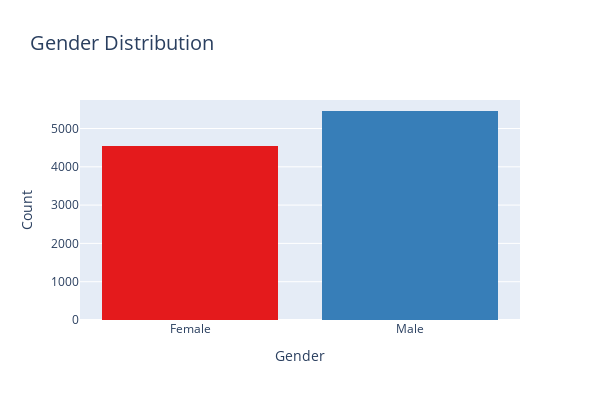
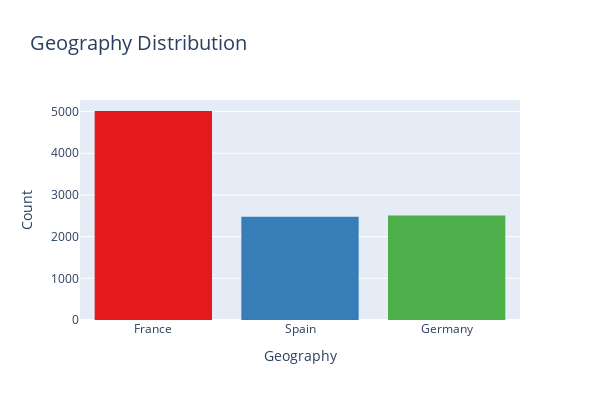
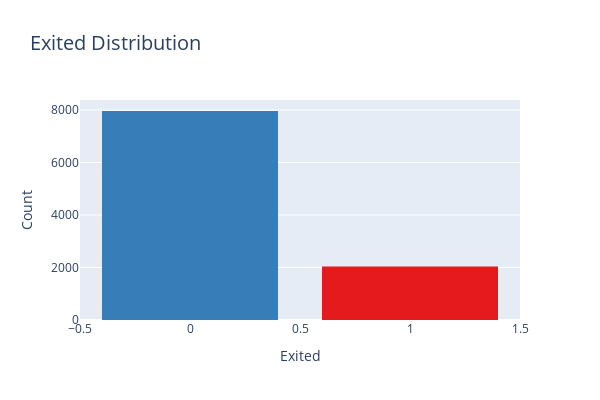
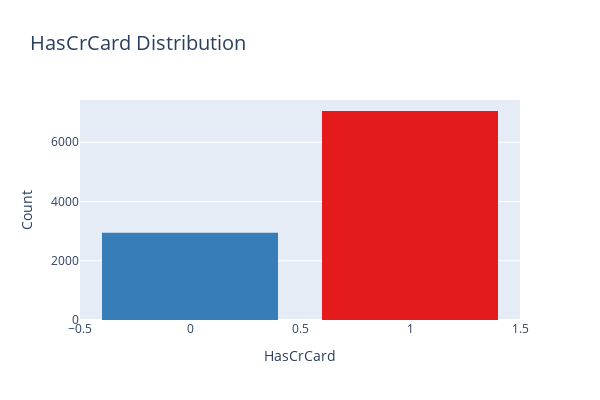

Write notebook code for charts like these, in order.
### Markdown cell above
### 🎯 Univariate Analysis

### Code cell
categorical_cols = ['Gender', 'Geography', 'Exited', 'HasCrCard', 'IsActiveMember', 'NumOfProducts', 'Tenure']

# Generate plots
for col in categorical_cols:
    fig = px.histogram(df, x=col, color=col,
                       title=f"{col} Distribution",
                       color_discrete_sequence=px.colors.qualitative.Set1,
                       width=600, height=400 )
    fig.update_layout(
        xaxis_title=col,
        yaxis_title="Count",
        title_font=dict(size=20),
        bargap=0.2,
        showlegend=False
    )
    fig.show()

### Figure 1 — Plotly figure (JSON) as saved in the notebook; plotly's stock layout.template omitted (floating-point values rounded to 4 significant figures; data arrays with more than 128 entries replaced by an {"elided": "..."} marker saying what was removed)
{"data": [{"bingroup": "x", "hovertemplate": "Gender=%{x}<br>count=%{y}<extra></extra>", "legendgroup": "Female", "marker": {"color": "rgb(228,26,28)", "pattern": {"shape": ""}}, "name": "Female", "orientation": "v", "showlegend": true, "type": "histogram", "x": {"elided": "4543 str values"}, "xaxis": "x", "yaxis": "y"}, {"bingroup": "x", "hovertemplate": "Gender=%{x}<br>count=%{y}<extra></extra>", "legendgroup": "Male", "marker": {"color": "rgb(55,126,184)", "pattern": {"shape": ""}}, "name": "Male", "orientation": "v", "showlegend": true, "type": "histogram", "x": {"elided": "5457 str values"}, "xaxis": "x", "yaxis": "y"}], "layout": {"bargap": 0.2, "barmode": "relative", "height": 400, "legend": {"title": {"text": "Gender"}, "tracegroupgap": 0}, "showlegend": false, "title": {"font": {"size": 20}, "text": "Gender Distribution"}, "width": 600, "xaxis": {"anchor": "y", "categoryarray": ["Female", "Male"], "categoryorder": "array", "domain": [0, 1], "title": {"text": "Gender"}}, "yaxis": {"anchor": "x", "domain": [0, 1], "title": {"text": "Count"}}}}

### Figure 2 — Plotly figure (JSON) as saved in the notebook; plotly's stock layout.template omitted (floating-point values rounded to 4 significant figures; data arrays with more than 128 entries replaced by an {"elided": "..."} marker saying what was removed)
{"data": [{"bingroup": "x", "hovertemplate": "Geography=%{x}<br>count=%{y}<extra></extra>", "legendgroup": "France", "marker": {"color": "rgb(228,26,28)", "pattern": {"shape": ""}}, "name": "France", "orientation": "v", "showlegend": true, "type": "histogram", "x": {"elided": "5014 str values"}, "xaxis": "x", "yaxis": "y"}, {"bingroup": "x", "hovertemplate": "Geography=%{x}<br>count=%{y}<extra></extra>", "legendgroup": "Spain", "marker": {"color": "rgb(55,126,184)", "pattern": {"shape": ""}}, "name": "Spain", "orientation": "v", "showlegend": true, "type": "histogram", "x": {"elided": "2477 str values"}, "xaxis": "x", "yaxis": "y"}, {"bingroup": "x", "hovertemplate": "Geography=%{x}<br>count=%{y}<extra></extra>", "legendgroup": "Germany", "marker": {"color": "rgb(77,175,74)", "pattern": {"shape": ""}}, "name": "Germany", "orientation": "v", "showlegend": true, "type": "histogram", "x": {"elided": "2509 str values"}, "xaxis": "x", "yaxis": "y"}], "layout": {"bargap": 0.2, "barmode": "relative", "height": 400, "legend": {"title": {"text": "Geography"}, "tracegroupgap": 0}, "showlegend": false, "title": {"font": {"size": 20}, "text": "Geography Distribution"}, "width": 600, "xaxis": {"anchor": "y", "categoryarray": ["France", "Spain", "Germany"], "categoryorder": "array", "domain": [0, 1], "title": {"text": "Geography"}}, "yaxis": {"anchor": "x", "domain": [0, 1], "title": {"text": "Count"}}}}

### Figure 3 — Plotly figure (JSON) as saved in the notebook; plotly's stock layout.template omitted (floating-point values rounded to 4 significant figures; data arrays with more than 128 entries replaced by an {"elided": "..."} marker saying what was removed)
{"data": [{"bingroup": "x", "hovertemplate": "Exited=%{x}<br>count=%{y}<extra></extra>", "legendgroup": "1", "marker": {"color": "rgb(228,26,28)", "pattern": {"shape": ""}}, "name": "1", "orientation": "v", "showlegend": true, "type": "histogram", "x": {"elided": "2037 int values"}, "xaxis": "x", "yaxis": "y"}, {"bingroup": "x", "hovertemplate": "Exited=%{x}<br>count=%{y}<extra></extra>", "legendgroup": "0", "marker": {"color": "rgb(55,126,184)", "pattern": {"shape": ""}}, "name": "0", "orientation": "v", "showlegend": true, "type": "histogram", "x": {"elided": "7963 int values"}, "xaxis": "x", "yaxis": "y"}], "layout": {"bargap": 0.2, "barmode": "relative", "height": 400, "legend": {"title": {"text": "Exited"}, "tracegroupgap": 0}, "showlegend": false, "title": {"font": {"size": 20}, "text": "Exited Distribution"}, "width": 600, "xaxis": {"anchor": "y", "categoryarray": [1, 0], "categoryorder": "array", "domain": [0, 1], "title": {"text": "Exited"}}, "yaxis": {"anchor": "x", "domain": [0, 1], "title": {"text": "Count"}}}}

### Figure 4 — Plotly figure (JSON) as saved in the notebook; plotly's stock layout.template omitted (floating-point values rounded to 4 significant figures; data arrays with more than 128 entries replaced by an {"elided": "..."} marker saying what was removed)
{"data": [{"bingroup": "x", "hovertemplate": "HasCrCard=%{x}<br>count=%{y}<extra></extra>", "legendgroup": "1", "marker": {"color": "rgb(228,26,28)", "pattern": {"shape": ""}}, "name": "1", "orientation": "v", "showlegend": true, "type": "histogram", "x": {"elided": "7055 int values"}, "xaxis": "x", "yaxis": "y"}, {"bingroup": "x", "hovertemplate": "HasCrCard=%{x}<br>count=%{y}<extra></extra>", "legendgroup": "0", "marker": {"color": "rgb(55,126,184)", "pattern": {"shape": ""}}, "name": "0", "orientation": "v", "showlegend": true, "type": "histogram", "x": {"elided": "2945 int values"}, "xaxis": "x", "yaxis": "y"}], "layout": {"bargap": 0.2, "barmode": "relative", "height": 400, "legend": {"title": {"text": "HasCrCard"}, "tracegroupgap": 0}, "showlegend": false, "title": {"font": {"size": 20}, "text": "HasCrCard Distribution"}, "width": 600, "xaxis": {"anchor": "y", "categoryarray": [1, 0], "categoryorder": "array", "domain": [0, 1], "title": {"text": "HasCrCard"}}, "yaxis": {"anchor": "x", "domain": [0, 1], "title": {"text": "Count"}}}}
